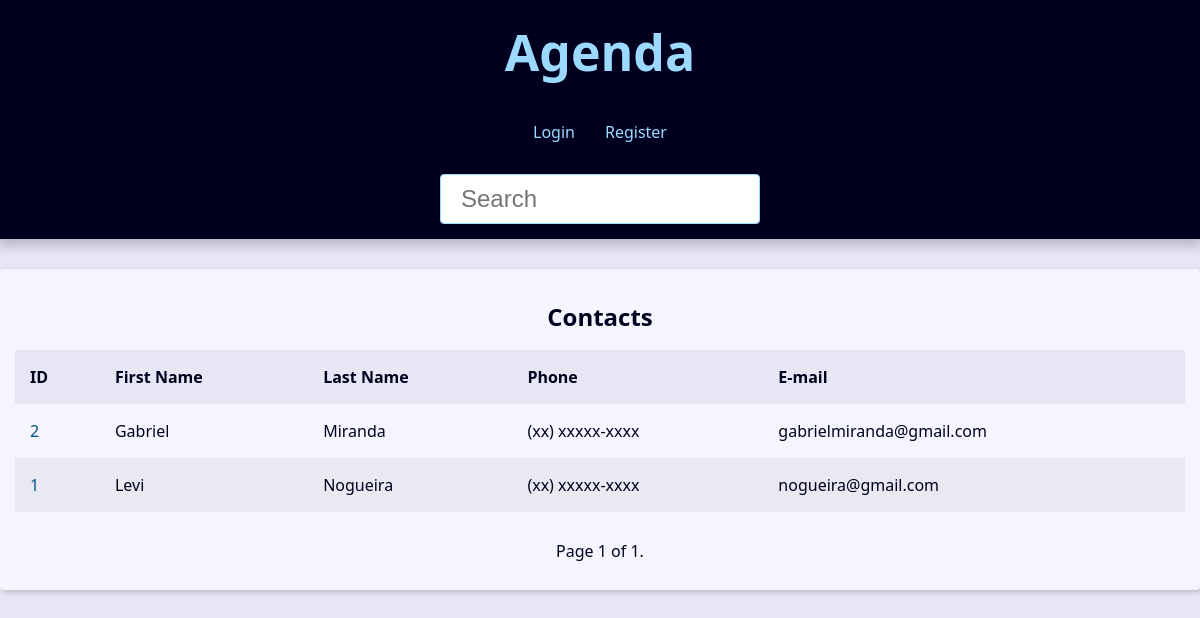
The page / on the database its author committed.
### contact/models.py (models this page shows, shortened)
class Contact(models.Model):
    first_name = models.CharField(max_length=50)
    last_name = models.CharField(max_length=50, blank=True)
    phone = models.CharField(max_length=50)
    email = models.EmailField(max_length=254, blank=True)
    created_date = models.DateTimeField(default=timezone.now)
    description = models.TextField(blank=True)
    show = models.BooleanField(default=True)
    picture = models.ImageField(blank=True, upload_to='pictures/%Y/%m/')
    category = models.ForeignKey(
        Category,
        on_delete=models.SET_NULL,
        blank=True, null=True
    )
    owner = models.ForeignKey(
        User,
        on_delete=models.SET_NULL,
        blank=True, null=True
    )

### contact/views/contact_views.py (the view)
# urls.py: path('', views.index, name='index'),
def index(request):
    contacts = Contact.objects \
        .filter(show=True)\
        .order_by('-id')
    paginator = Paginator(contacts, 10)
    page_number = request.GET.get("page")
    page_obj = paginator.get_page(page_number)
    context = {
        'page_obj': page_obj,
        'site_title': 'Contatos - '
    }
    return render(
        request,
        'contact/index.html',
        context
    )

### contact/templates/contact/index.html
{% extends 'global/base.html' %}
{% block content %}
  {% if page_obj %}
    <div class="responsive-table">
      <table class="contacts-table">
        <caption class="table-caption ">
          Contacts
        </caption>
        <thead>
          <tr class="table-row table-row-header">
            <th class="table-header">ID</th>
            <th class="table-header">First Name</th>
            <th class="table-header">Last Name</th>
            <th class="table-header">Phone</th>
            <th class="table-header">E-mail</th>
          </tr>
        </thead>
        <tbody>
          {% for contact in page_obj %}
            <tr class="table-row">
              <td class="table-cel">
                <a
                  class="table-link"
                  href="{% url 'contact:contact' contact.id %}"
                >
                  {{ contact.id }}
                </a>
              </td>
              <td class="table-cel">
                {{ contact.first_name }}
              </td>
              <td class="table-cel">
                {{ contact.last_name }}
              </td>
              <td class="table-cel">
                {{ contact.phone }}
              </td>
              <td class="table-cel">
                {{ contact.email }}
              </td>
            </tr>
          {% endfor %}
        </tbody>
      </table>
    </div>
  {% else %}
    <div class="single-contact">
      <h1 class="single-contact-name">
        Nenhum contato encontrado.
      </h1>
    </div>
  {% endif %}
{% endblock content %}

### base_templates/global/base.html (shortened to what this page needs)
<!DOCTYPE html>
<html lang="pt-BR">
<head>
  {% include 'global/partials/_head.html' %}
</head>
<body>
  {% include 'global/partials/_header.html' %}
  <main class="content">
    {% block content %}{% endblock content %}
    {% include 'global/partials/_pagination.html' %}
  </main>
</body>
</html>

### base_templates/global/partials/_head.html (shortened to what this page needs)
{% load static %}
<link rel="stylesheet" href="{% static 'global/css/style.css' %}">

### base_templates/global/partials/_header.html
<header class="header">
  <h1 class="header-heading">
    <a href="{% url 'contact:index' %}" class="header-link">
      Agenda
    </a>
  </h1>
  <nav class="menu">
    <ul class="menu-list">
      {% if user.is_authenticated %}
        <li class="menu-item">
          <a href="{% url 'contact:create' %}" class="menu-link">Create</a>
        </li>
        <li class="menu-item">
          <a href="{% url 'contact:user_update' %}" class="menu-link">Profile</a>
        </li>
        <li class="menu-item">
          <a href="{% url 'contact:logout' %}" class="menu-link">Logout</a>
        </li>
      {% else %}
        <li class="menu-item">
          <a href="{% url 'contact:login' %}" class="menu-link">Login</a>
        </li>
        <li class="menu-item">
          <a href="{% url 'contact:register' %}" class="menu-link">Register</a>
        </li>
      {% endif %}
    </ul>
  </nav>
  <div class="search">
    <form
      action="{% url 'contact:search' %}"
      method="GET"
    >
      <input
        type="search"
        class="search-input"
        placeholder="Search"
        id="search"
        name="q"
        value="{{ request.GET.q.strip }}"
      >
    </form>
  </div>
</header>

### base_templates/global/partials/_pagination.html (shortened to what this page needs)
{% if page_obj %}
  <div class="pagination">
    <span class="step-links">
        <span class="current">
            Page {{ page_obj.number }} of {{ page_obj.paginator.num_pages }}.
        </span>
    </span>
  </div>
{% endif %}

### base_static/global/css/style.css (style rules this page uses)
:root { --spacing: 1.5rem; --link-dark-color: rgb(0, 83, 134); --link-light-color: rgb(156, 217, 255); --clr-white: rgb(245, 245, 255); --clr-black: rgb(0, 0, 30); --clr-light-gray: rgb(230, 230, 245); --clr-dark-shadow-5: rgba(0, 0, 10, 5%); --clr-dark-shadow-10: rgba(0, 0, 10, 10%); --clr-dark-shadow-20: rgba(0, 0, 10, 20%); --clr-light-shadow-5: rgba(200, 200, 255, 5%); --clr-light-shadow-10: rgba(200, 200, 255, 10%); --clr-light-shadow-20: rgba(200, 200, 255, 20%); --main-page-width: 120rem; --table-min-width: 60rem; --biggest-font-size: 5rem; --bigger-font-size: 4rem; --big-font-size: 3.2rem; --medium-font-size: 2.4rem; --small-font-size: 1.6rem; --smaller-font-size: 1.4rem; --smallest-font-size: 1.2rem; --transition-fast: 300ms; --transition-medium: 600ms; --transition-slow: 1s; --default-border-radius: 4px; }
*, *::before, *::after { margin: 0; padding: 0; box-sizing: border-box; }
html { font-size: 62.5%; }
body { font-family: system-ui, -apple-system, BlinkMacSystemFont, 'Segoe UI', Roboto, Oxygen, Ubuntu, Cantarell, 'Open Sans', 'Helvetica Neue', sans-serif; line-height: 1.5; font-size: var(--small-font-size); color: var(--clr-black); -webkit-font-smoothing: antialiased; background: var(--clr-light-gray); }
.header { background: var(--clr-black); padding: var(--spacing); box-shadow: 0 5px 10px 2px var(--clr-dark-shadow-20); z-index: 1; position: relative; }
.header-heading { font-size: var(--biggest-font-size); text-align: center; }
.header-link { color: var(--link-light-color); text-decoration: none; transition: filter var(--transition-fast) ease-in-out; }
.menu { margin: var(--spacing); }
.menu-list { list-style: none; display: flex; justify-content: center; flex-flow: row wrap; }
.menu-link { display: block; padding: var(--spacing); color: var(--link-light-color); text-decoration: none; transition: background-color var(--transition-fast) ease-in-out; border-radius: var(--default-border-radius); }
.content { max-width: var(--main-page-width); margin: calc(var(--spacing) * 2) auto; padding: var(--spacing); background: var(--clr-white); box-shadow: 2px 2px 5px var(--clr-dark-shadow-20); border-radius: var(--default-border-radius); }
.responsive-table { width: 100%; overflow-x: auto; }
.contacts-table { width: 100%; min-width: var(--table-min-width); border-collapse: collapse; }
.table-caption { font-size: var(--medium-font-size); font-weight: bold; padding: var(--spacing); }
.table-row { text-align: left; text-overflow: ellipsis; transition: background-color var(--transition-fast) ease-in-out; }
.table-row:nth-of-type(2n) { background: var(--clr-dark-shadow-5); }
.table-row-header { background: var(--clr-light-gray); color: var(--clr-black); }
.table-cel, .table-header { padding: var(--spacing); }
.table-link { color: var(--link-dark-color); transition: color var(--transition-fast) ease-in-out; text-decoration: none; }
.pagination { margin-top: var(--spacing); display: flex; justify-content: center; padding: calc(var(--spacing) * 0.8); font-size: var(--small-font-size); }
.pagination .step-links { display: flex; gap: calc(var(--spacing) * 0.8); }
.search { display: flex; justify-content: center; }
.search-input { font-size: var(--medium-font-size); padding: 1rem 2rem; width: 100%; max-width: 32rem; border-radius: var(--default-border-radius); border: 1px solid var(--link-light-color); }

### rows shown on the page
Contact: id "2", first_name "Gabriel", last_name "Miranda", phone "(xx) xxxxx-xxxx", email "gabrielmiranda@gmail.com"
Contact: id "1", first_name "Levi", last_name "Nogueira", phone "(xx) xxxxx-xxxx", email "nogueira@gmail.com"

### other values the page prints
{{ page_obj.number }} "1"
{{ page_obj.paginator.num_pages }} "1"
